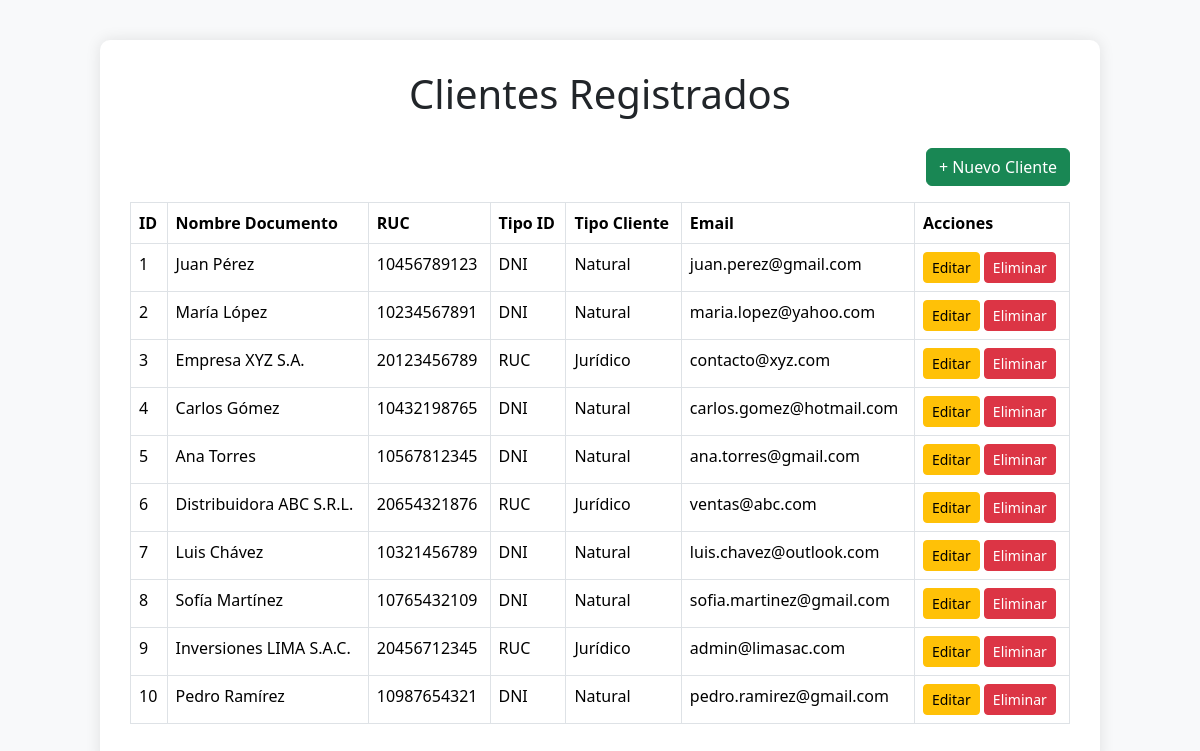
The page /ventasfacturacion/vistas/clientes/index.php on the database its author committed.
### tables this page shows
CREATE TABLE `clientes` (
  `idcliente` int(11) NOT NULL,
  `ndociente` varchar(128) DEFAULT NULL,
  `ruccliente` varchar(11) DEFAULT NULL,
  `tidentite` varchar(128) DEFAULT NULL,
  `tcliente` varchar(9) DEFAULT NULL,
  `emailcliente` varchar(64) DEFAULT NULL
);

### ventasfacturacion/controladores/ClienteControlador.php (called while the page is built, shortened)
<?php
class ClienteControlador {
    public function listar() {
        $pdo = Conexion::conectar();
        $stmt = $pdo->query("select * from clientes");
        return $stmt->fetchAll(PDO::FETCH_ASSOC);
    }
}
?>

### ventasfacturacion/vistas/clientes/index.php (the view, shortened to what this page needs)
<?php
require_once '../../controladores/ClienteControlador.php';
$controlador = new ClienteControlador();
$clientes = $controlador->listar();
?>
<!DOCTYPE html>
<html lang="es">
<head>
    <link href="https://cdn.jsdelivr.net/npm/bootstrap@5.3.3/dist/css/bootstrap.min.css" rel="stylesheet">
</head>
<body>
    <div class="container">
        <h1>Clientes Registrados</h1>
        <div class="d-flex justify-content-end mb-3">
            <a href="crear.php" class="btn btn-success">+ Nuevo Cliente</a>
        </div>
        <table class="table table-bordered table-hover">
            <thead>
                <tr>
                    <th>ID</th>
                    <th>Nombre Documento</th>
                    <th>RUC</th>
                    <th>Tipo ID</th>
                    <th>Tipo Cliente</th>
                    <th>Email</th>
                    <th>Acciones</th>
                </tr>
            </thead>
            <tbody>
                <?php foreach ($clientes as $cli): ?>
                    <tr>
                        <td><?= $cli['idcliente'] ?></td>
                        <td><?= htmlspecialchars($cli['ndociente']) ?></td>
                        <td><?= htmlspecialchars($cli['ruccliente']) ?></td>
                        <td><?= htmlspecialchars($cli['tidentite']) ?></td>
                        <td><?= htmlspecialchars($cli['tcliente']) ?></td>
                        <td><?= htmlspecialchars($cli['emailcliente']) ?></td>
                        <td>
                            <a href="editar.php?id=<?= $cli['idcliente'] ?>" class="btn btn-warning btn-sm">Editar</a>
                            <a href="eliminar.php?id=<?= $cli['idcliente'] ?>" class="btn btn-danger btn-sm" onclick="return confirm('¿Seguro de eliminar este cliente?')">Eliminar</a>
                        </td>
                    </tr>
                <?php endforeach ?>
            </tbody>
        </table>
    </div>
</body>
</html>

### ventasfacturacion/vistas/clientes/index.php (style rules this page uses)
body { background-color: #f8f9fa; }
.table thead { background-color: #343a40; color: white; }
.container { max-width: 1000px; margin-top: 40px; background: white; padding: 30px; border-radius: 10px; box-shadow: 0 0 15px rgba(0,0,0,0.1); }
h1 { text-align: center; margin-bottom: 30px; }

### rows shown on the page
clientes: idcliente "1", ndociente "Juan Pérez", ruccliente "10456789123", tidentite "DNI", tcliente "Natural", emailcliente "juan.perez@gmail.com"
clientes: idcliente "2", ndociente "María López", ruccliente "10234567891", tidentite "DNI", tcliente "Natural", emailcliente "maria.lopez@yahoo.com"
clientes: idcliente "3", ndociente "Empresa XYZ S.A.", ruccliente "20123456789", tidentite "RUC", tcliente "Jurídico", emailcliente "contacto@xyz.com"
clientes: idcliente "4", ndociente "Carlos Gómez", ruccliente "10432198765", tidentite "DNI", tcliente "Natural", emailcliente "carlos.gomez@hotmail.com"
clientes: idcliente "5", ndociente "Ana Torres", ruccliente "10567812345", tidentite "DNI", tcliente "Natural", emailcliente "ana.torres@gmail.com"
clientes: idcliente "6", ndociente "Distribuidora ABC S.R.L.", ruccliente "20654321876", tidentite "RUC", tcliente "Jurídico", emailcliente "ventas@abc.com"
clientes: idcliente "7", ndociente "Luis Chávez", ruccliente "10321456789", tidentite "DNI", tcliente "Natural", emailcliente "luis.chavez@outlook.com"
clientes: idcliente "8", ndociente "Sofía Martínez", ruccliente "10765432109", tidentite "DNI", tcliente "Natural", emailcliente "sofia.martinez@gmail.com"
clientes: idcliente "9", ndociente "Inversiones LIMA S.A.C.", ruccliente "20456712345", tidentite "RUC", tcliente "Jurídico", emailcliente "admin@limasac.com"
clientes: idcliente "10", ndociente "Pedro Ramírez", ruccliente "10987654321", tidentite "DNI", tcliente "Natural", emailcliente "pedro.ramirez@gmail.com"
